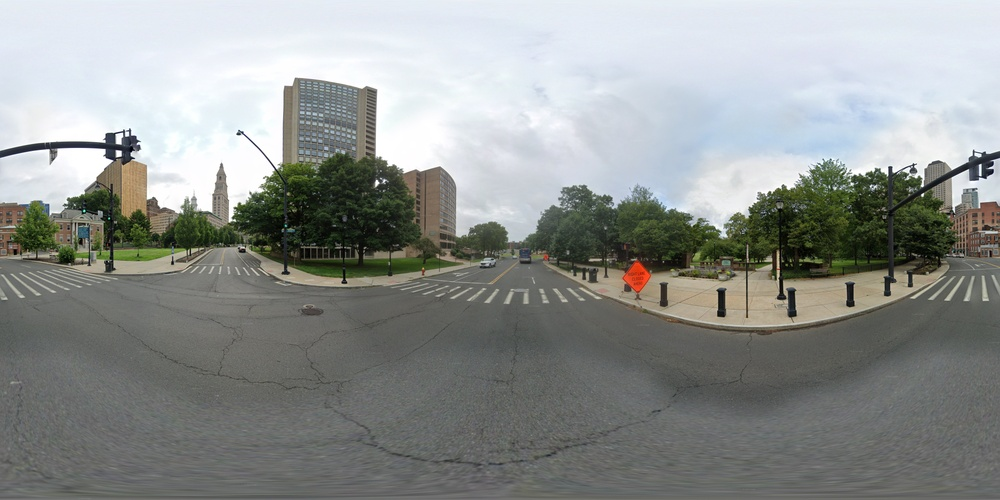
#> input picture images/bushnell0.jpg, 1000 x 500 px, shrunk from 8192 x 4096 before the run; its folder holds 4 pictures in this run
$ jupyter execute --allow-errors r.ipynb
#> lines starting #> are read from the running program, lines starting #| are printed output that depends on the picture
#> further down, image is the input picture: shape (500, 1000, 3); mean B, G, R 144.5, 146.8, 143.2
#> `shifted_image = np.roll(image, width // 2, axis=1)`:
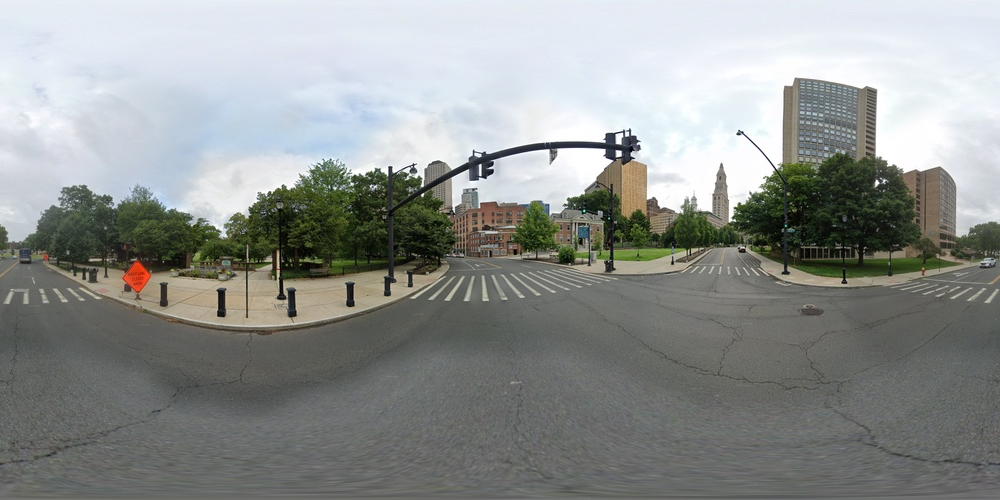
#> shifted_image: shape (500, 1000, 3); mean B, G, R 144.5, 146.8, 143.2
#> pass 2 of the loop `for i in range(5):`:
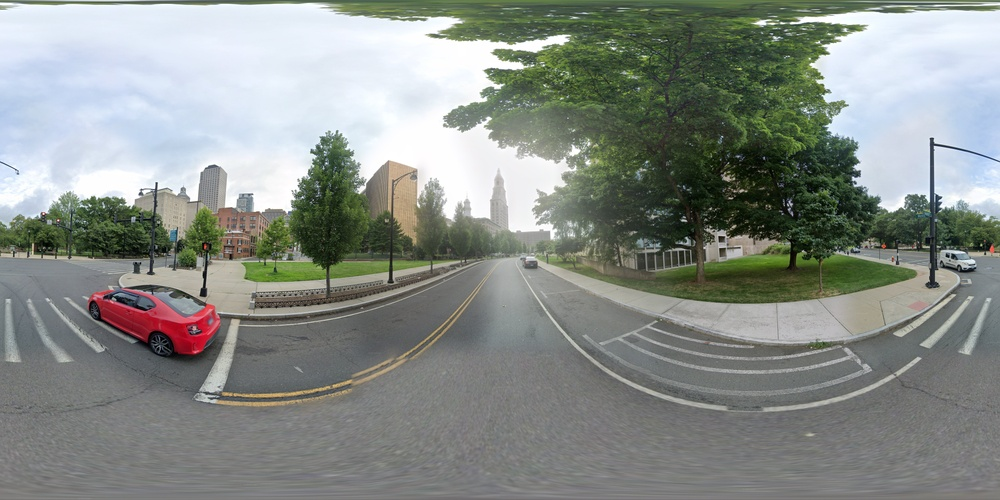
#> input picture images/bushnell1.jpg, 1000 x 500 px, shrunk from 8192 x 4096 before the run
#> image is the input picture: shape (500, 1000, 3); mean B, G, R 136.6, 141.6, 136.1
#> `shifted_image = np.roll(image, width // 2, axis=1)`:
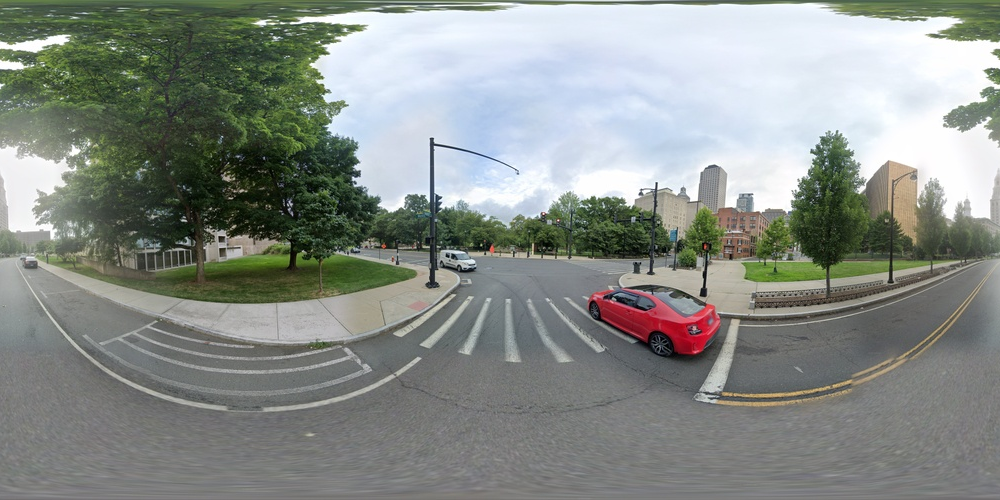
#> shifted_image: shape (500, 1000, 3); mean B, G, R 136.6, 141.6, 136.1
#> pass 3 of the loop `for i in range(5):`:
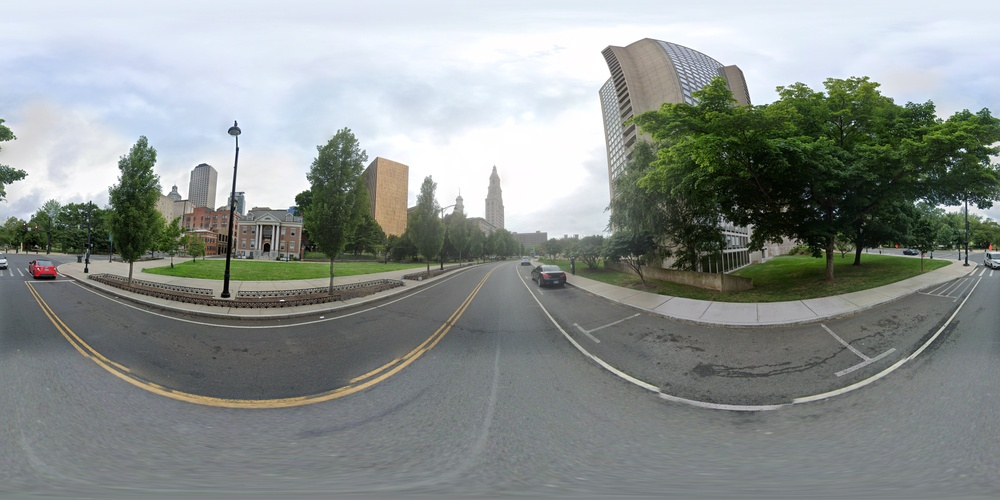
#> input picture images/bushnell2.jpg, 1000 x 500 px, shrunk from 8192 x 4096 before the run
#> image is the input picture: shape (500, 1000, 3); mean B, G, R 142.3, 144.8, 138.9
#> `shifted_image = np.roll(image, width // 2, axis=1)`:
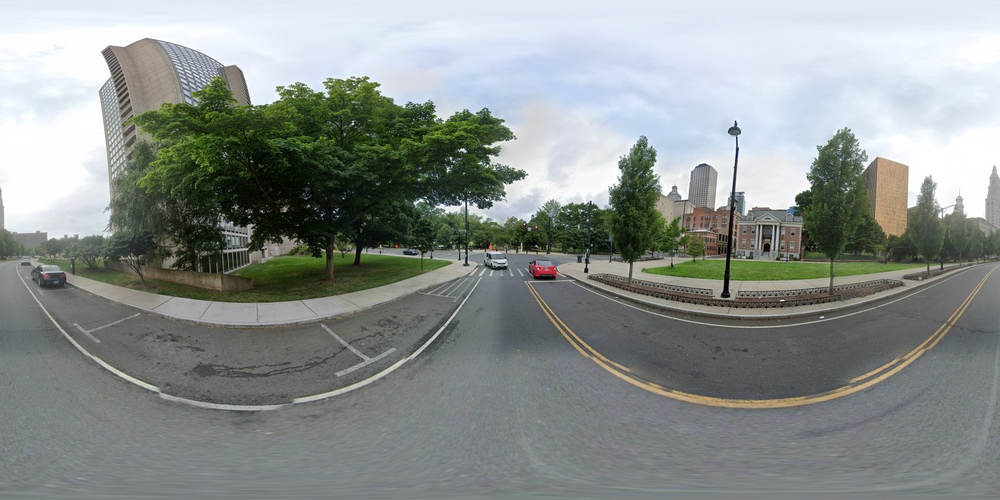
#> shifted_image: shape (500, 1000, 3); mean B, G, R 142.3, 144.8, 138.9
[cell 1]
import cv2
import numpy as np

#> (a cell that did not finish here is left out)
